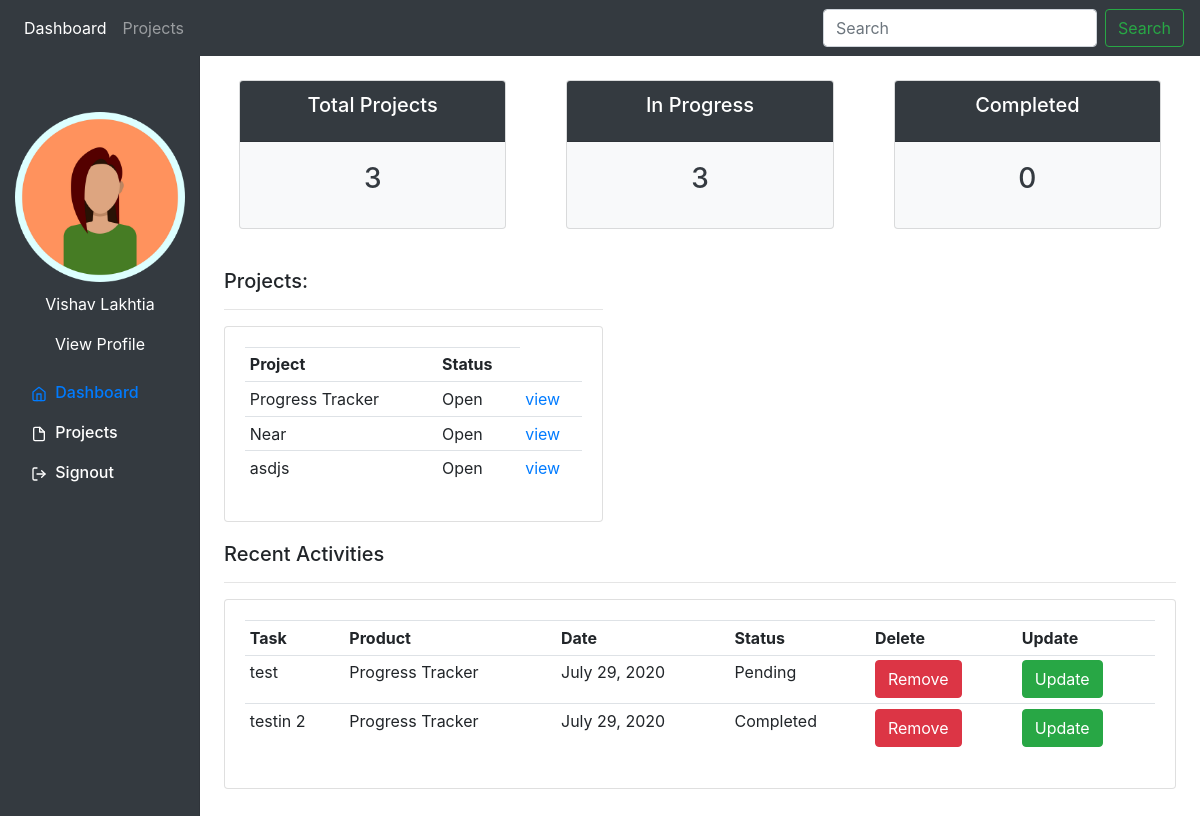
The app's page /dashboard (signed in), older data.
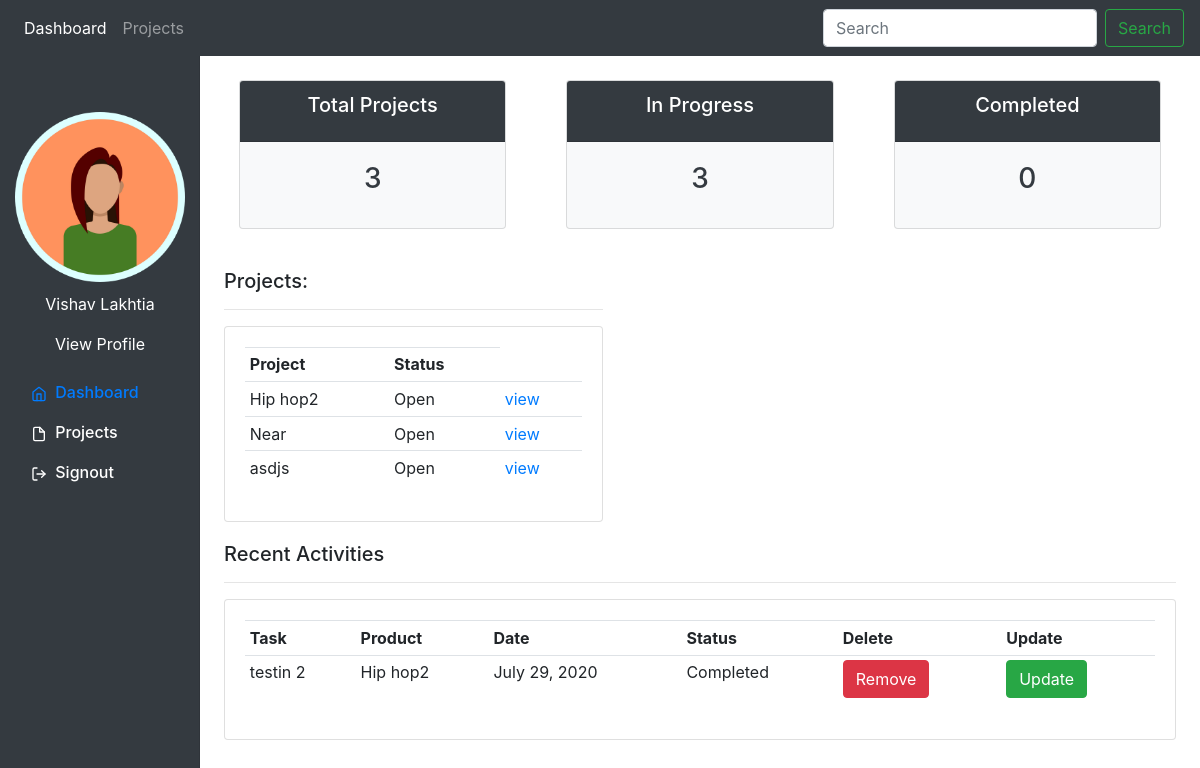
The same page, newer data.
### System/models.py (models this page shows, shortened)
class Project(models.Model):
    PROJECT_STATUS = (
        ("Open", "Open"),
        ("Closed", "Closed")
    )
    name = models.CharField(max_length=50)
    description = models.TextField(max_length=1000)
    date_created = models.DateField(auto_now=True)
    last_updated = models.DateField(auto_now=True)
    status = models.CharField(max_length=200, choices=PROJECT_STATUS, default="Open", null=True)
    created_by = models.ForeignKey(User, on_delete=models.CASCADE, related_name='user_projects')
    def __str__(self):
        return f"{self.name}"

class Task(models.Model):
    TASK_STATUS = (
        ("Pending", "Pending"),
        ("Progress", "Progress"),
        ("Completed", "Completed")
    )
    name = models.CharField(max_length=50, null=False, blank=False)
    summary = models.TextField(max_length=1000, null=False, blank=False)
    project = models.ForeignKey("Project", on_delete=models.CASCADE, null=True, related_name='projectTasks')
    date_created = models.DateField(auto_now=True)
    status = models.CharField(max_length=200, choices=TASK_STATUS, default="Pending", null=True)

### System/views.py (the view)
# urls.py: path('dashboard', views.dashboard_view, name="dashboard"),
@login_required(login_url='login')
def dashboard_view(request):
    user = request.user
    total_projects = user.user_projects.count()
    progress_projects = user.user_projects.filter(status="Open").count()
    project_completed = user.user_projects.filter(status="Closed").count()
    all_task = set()
    for task in user.user_projects.select_related('created_by'):
        all_task.add(task.projectTasks.all())
    tasks = all_task
    projects = user.user_projects.all()
    return render(request, "dashboard.html", {
        "total_projects": total_projects,
        "Inprogress": progress_projects,
        "Completed": project_completed,
        "projects": projects,
        "tasks": tasks
    })

### System/templates/dashboard.html (shortened to what this page needs)
{% extends "base.html" %}
{% block content %}
{% include "status.html" %}
<br>
<div class="row">
	<div class="col-md-5">
		<h5>Projects:</h5>
		<hr>
		<div class="card card-body">
			<table class="table table-sm">
				<tr>
					<th>Project</th>
					<th>Status</th>
				</tr>
				{% for project in projects %}
					<tr>
						<td>{{project.name}}</td>
						<td>{{project.status}}</td>
						<td><a href="{% url 'project' project.id %}"> view</a></td>
					</tr>
				{% endfor %}
			</table>
		</div>
	</div>
</div>
<div class="row" style="margin-top: 20px">
	<div class="col-md-12">
		<h5>Recent Activities</h5>
		<hr>
		<div class="card card-body">
			<table class="table table-sm">
				<tr>
                    <th>Task</th>
					<th>Product</th>
					<th>Date</th>
					<th>Status</th>
					<th>Delete</th>
					<th>Update</th>
				</tr>
				{% for task in tasks %}
					{% for t in task %}
						<tr>
							<td>{{t.name}}</td>
							<td>{{t.project}}</td>
							<td>{{t.date_created}}</td>
							<td>{{ t.status }}</td>
							<td><button type="button" class="btn btn-danger" data-toggle="modal" data-target="#deleteModal">Remove</button>
							</td>
							<td><button type="button" class="btn btn-success">Update</button></td>
						</tr>
					{% endfor %}
				{% endfor %}
			</table>
		</div>
	</div>
</div>
{% endblock %}

Row changes from the older to the newer data that the page shows:
removed Project: name "Progress Tracker", status "Open"
removed Task: name "test", project "Progress Tracker", date_created "July 29, 2020", status "Pending"
added Project: name "Hip hop2", status "Open"
changed through a linked row, Task "testin 2": project "Progress Tracker" → "Hip hop2"
